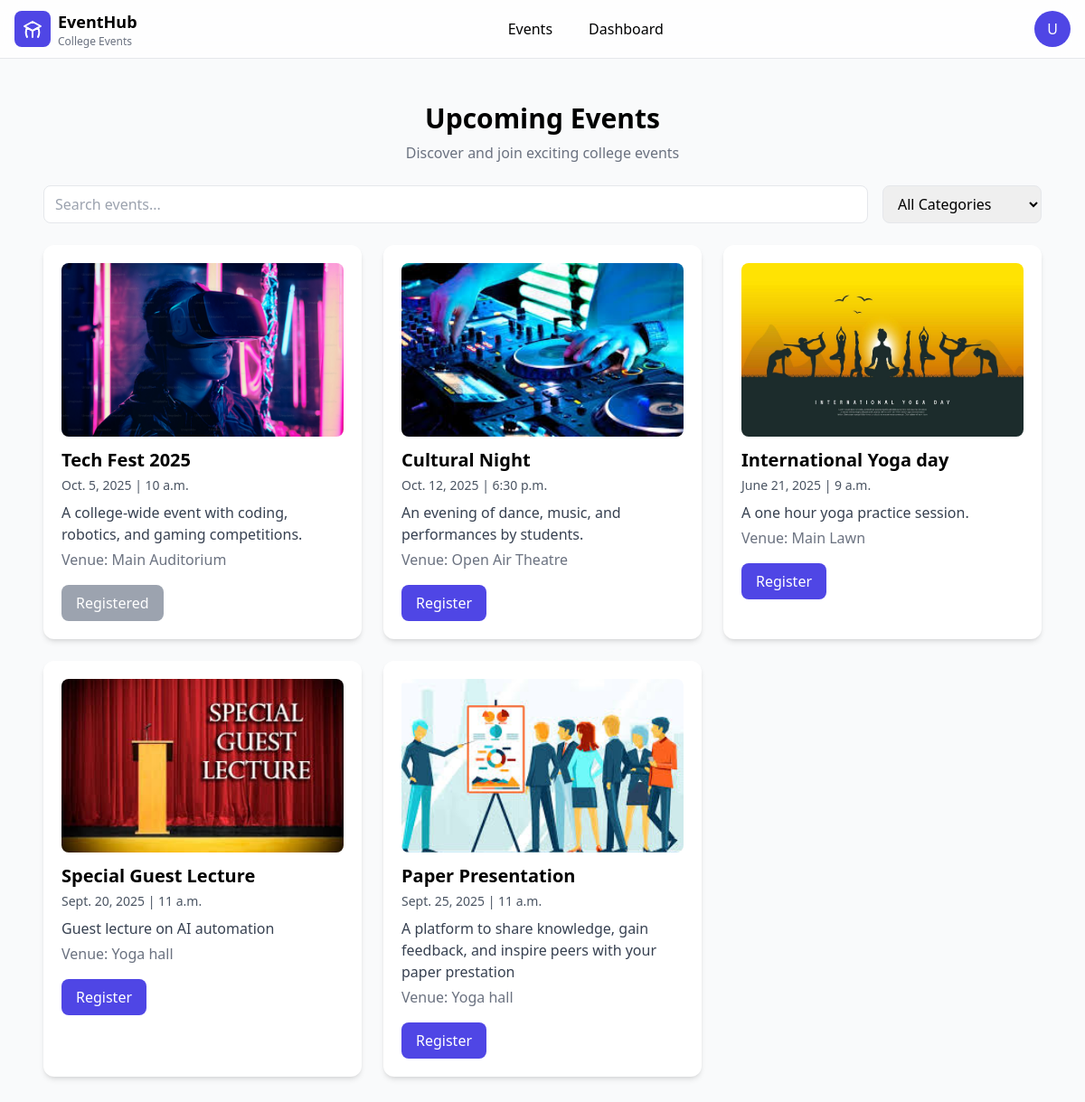
Page /event_list/ (signed in) on the earlier database version.
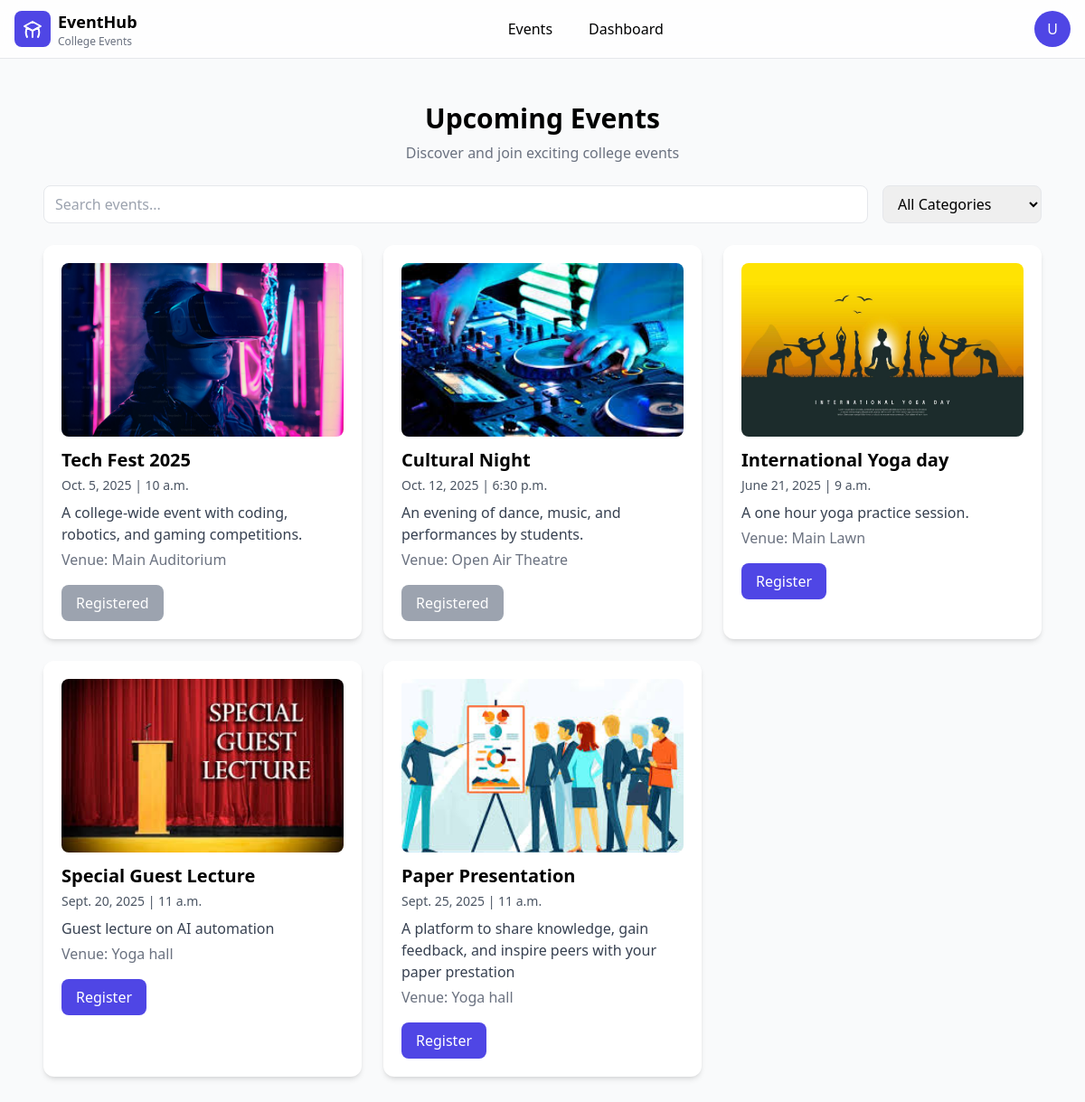
Same page on the later database version.
### app1/models.py (models this page shows, shortened)
class Event(models.Model):
    title = models.CharField(max_length=200)
    description = models.TextField()
    date = models.DateField()
    location = models.CharField(max_length=200)
    time = models.TimeField(default="09:00")
    category = models.CharField(max_length=100, blank=True, null=True)
    max_participants = models.PositiveIntegerField(default=100)
    enrolled_count = models.PositiveIntegerField(default=0)
    image = models.ImageField(upload_to="event_images/", null=True, blank=True)
    venue = models.CharField(max_length=200, default="")   # ✅ new
    poster = models.ImageField(
         upload_to='posters/',                # folder inside media
        null=True, blank=True                 # allow empty posters
    )

### app1/views.py (the view, shortened to what this page needs)
# urls.py: path("event_list/", views.events_list_view, name="events"),
@login_required
def events_list_view(request):
    events = Event.objects.all()
    registered_event_ids = Enrollment.objects.filter(student=request.user).values_list('event_id', flat=True)
    context = {
        "events": events,
        "registered_event_ids": registered_event_ids,
    }
    return render(request, "event_list.html", context)

### frontend/templates/event_list.html (shortened to what this page needs)
{% extends "base.html" %}
{% block content %}
<div class="max-w-7xl mx-auto p-6 space-y-6">
  <div class="text-center space-y-2">
    <h1 class="text-3xl font-bold">Upcoming Events</h1>
    <p class="text-gray-500">Discover and join exciting college events</p>
  </div>
  <div class="flex flex-col sm:flex-row gap-4">
    <div class="relative flex-1">
      <input
        type="text"
        placeholder="Search events..."
        class="pl-3 w-full border rounded-lg px-3 py-2 focus:outline-none focus:ring-2 focus:ring-indigo-500"
      />
    </div>
    <div class="flex items-center gap-2">
      <select class="border rounded-lg px-3 py-2 w-44 focus:outline-none focus:ring-2 focus:ring-indigo-500">
        <option>All Categories</option>
      </select>
    </div>
  </div>
  <div class="grid grid-cols-1 md:grid-cols-2 lg:grid-cols-3 xl:grid-cols-4 gap-6 justify-items-center">
    {% for event in events %}
    <div x-data="{ open: false }" class="bg-white rounded-xl shadow-md p-5 w-full max-w-sm">
      {% if event.poster %}
        <img src="{{ event.poster.url }}" alt="{{ event.title }}" class="w-full h-48 object-cover rounded-lg mb-3 cursor-pointer" @click="open = true">
      {% elif event.title == "Techfest" %}
        <img src="/media/posters/techfest.png" alt="Techfest" class="w-full h-48 object-cover rounded-lg mb-3 cursor-pointer" @click="open = true">
      {% else %}
        <div class="w-full h-48 bg-gray-200 rounded-lg mb-3 flex items-center justify-center text-gray-400">
          No Image
        </div>
      {% endif %}
      <h2 class="text-xl font-semibold cursor-pointer" @click="open = true">{{ event.title }}</h2>
      <p class="text-gray-600 text-sm mt-1">{{ event.date }} | {{ event.time }}</p>
      <p class="text-gray-700 mt-2">{{ event.description }}</p>
      <p class="text-gray-500 mt-1">Venue: {{ event.venue }}</p>
      <form method="post" class="mt-4">
        {% if event.id in registered_event_ids %}
          <button disabled class="px-4 py-2 bg-gray-400 text-white rounded-lg cursor-not-allowed">Registered</button>
        {% else %}
          <button type="submit" class="px-4 py-2 bg-indigo-600 text-white rounded-lg hover:bg-indigo-700">Register</button>
        {% endif %}
      </form>
    </div>
    {% empty %}
      <p class="text-gray-500">No events available right now.</p>
    {% endfor %}
  </div>
</div>
{% endblock %}

Differences in the rows shown:
changed Event "Cultural Night": text "Register" → "Registered"
